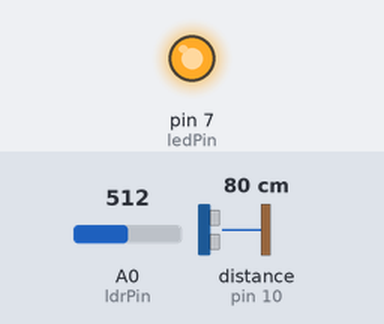
A sketch run on a simulated Arduino Uno, built with avr-gcc and run on an emulated ATmega328P. Shown: output pins drawn as LEDs (lit = HIGH). Wiring (inferred from the names in the program): ultrasonic range finder: trigger pin 9; echo pin 10. The test bench sets the inputs (shaded band); at power-on: distance to the obstacle (sensor on pin 10) 80 cm, A0 (ldrPin) = 512. The echo pulse lasts 58.3 µs per cm; pins used as bus, display or sensor lines are not drawn; what the sketch prints to the serial monitor is not drawn.

Above: at 1.2 s.
1.3 s: distance to the obstacle (sensor on pin 10) set to 4 cm
Timing chart, 0 to 4.3 s (numbered marks = the images above; inputs shaded):
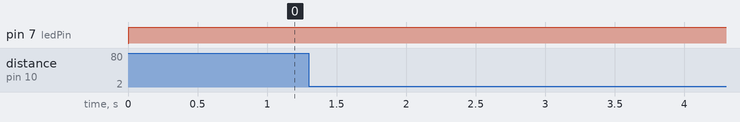

Measured:
- after the input at 1.3 s, every drawn part: stays the same

The sketch:

thermin_sensor.ino
```cpp
 int trigPin = 9;
int echoPin = 10;
int ldrPin = A0;
int ledPin = 7;

// define effective ranges
int minDistance = 5;
int maxDistance = 50;

int minLight = 17;
int maxLight = 36;

void setup() {
  Serial.begin(9600);
  pinMode(trigPin, OUTPUT);
  pinMode(echoPin, INPUT);
  pinMode(ledPin, OUTPUT);
}

void loop() {
  // Ultrasonic distance
  digitalWrite(trigPin, LOW);
  delayMicroseconds(2);
  digitalWrite(trigPin, HIGH);
  delayMicroseconds(10);
  digitalWrite(trigPin, LOW);

  long duration = pulseIn(echoPin, HIGH);
  int distance = duration * 0.034 / 2;

  int lightValue = analogRead(ldrPin);

  // check if either sensor is out of range
  bool distanceOut = (distance < minDistance || distance > maxDistance);
  bool lightOut = (lightValue < minLight || lightValue > maxLight);

  // turn LED on if either condition is true
  if (distanceOut || lightOut) {
    digitalWrite(ledPin, HIGH);
  } else {
    digitalWrite(ledPin, LOW);
  }


  Serial.print(distance);
  Serial.print(",");
  Serial.println(lightValue);


  delay(50);
}
```
